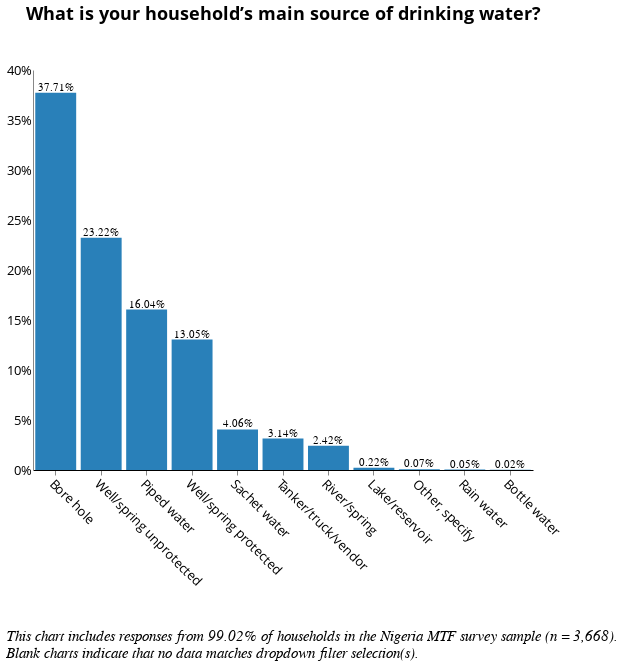

Here is the notebook cell this chart was saved with:
### Code cell
# Main source of drinking water

# Data source
alt.data_transformers.disable_max_rows()
source = finance[finance[['b14']].notnull().all(1)] # Change your variables here

col1 = source['elc_aggr_tier'] != 'NaN'
col2 = source['b14'] != 'NaN' # Change variables here

source = source[conjunction(col1,col2)]
df = source[['hh_id','elc_aggr_tier', 'locality', 'b14', 'c2', 'b15', 'c182']] # Change variables here

# Draw the chart 
chart = alt.Chart(df).transform_joinaggregate(
    total = 'count(*)'
).transform_calculate(
    pct = '1 / datum.total'
).encode(
    x = alt.X('b14', # Change variable
              sort=alt.EncodingSortField(field="b14", # Change variable 
                                         op="count", 
                                         order='descending'),
              axis = alt.Axis(title = " ")),
    y = alt.Y('sum(pct):Q', axis = alt.Axis(title = '', format = '%')),
    tooltip = 'b14' # Change variable
).properties(
    height = 400,
    width = 500
)

# National Grid Connection Filter
connection = [None, 'Yes', 'No']
connection_labels = ['All Responses', 'Yes', 'No']
connection_dropdown=alt.binding_select(options=connection, 
                                 labels = connection_labels, 
                                 name = "Is the household connected to the national grid?  ")
connection_select=alt.selection_single(fields=['c2'],
                                bind=connection_dropdown)


# Primary Source of Electricity
elec_source = [None, 'Dry-cell battery', 'National Grid Connection', 'No electricity', 'Electric generator',
              'Other, specify', 'Solar Multi-Light Product', 'Solar Home System', 'Solar Lantern',
               'Local Mini Grid connection', 'Rechargeable Battery']
elec_source_labels = ['All Responses', 'Dry-cell battery', 'National Grid Connection', 'No electricity',
                     'Electric generator', 'Other', 'Solar Multi-Light Product', 'Solar Home System', 'Solar Lantern',
                     'Local Mini Grid Connection', 'Rechargeable Battery']
elec_source_dropdown=alt.binding_select(options=elec_source, 
                                 labels = elec_source_labels, 
                                 name = "Primary source of electricity  ")
elec_source_select=alt.selection_single(fields=['c182'],
                                bind=elec_source_dropdown)

# Is your drinking water chemically treated?
chemically_treated = [None, 'Yes', 'No', 'Do not know']
chemically_treated_labels = ['All Responses', 'Yes', 'No', 'Do not know']
chemically_treated_dropdown=alt.binding_select(options=chemically_treated, 
                                 labels = chemically_treated_labels, 
                                 name = "Is your drinking water treated (chemical treatment)?  ")
chemically_treated_select=alt.selection_single(fields=['b15'],
                                bind=chemically_treated_dropdown)

# Locality Filter
locality_options = [None, 0, 1]
locality_labels = ['National', 'Urban', 'Rural']

locality_dropdown=alt.binding_select(
    options= locality_options, 
    labels = locality_labels, 
    name = "Locality Breakdown  ")
locality_select=alt.selection_single(
    fields=['locality'],
    bind=locality_dropdown)

# Tier Filter
tiers = [None, 'Tier 0', 'Tier 1', 'Tier 2', 'Tier 3', 'Tier 4', 'Tier 5']
tier_labels = ['All Tiers', 'Tier 0', 'Tier 1', 'Tier 2', 'Tier 3', 'Tier 4', 'Tier 5']
tier_dropdown=alt.binding_select(options=tiers, 
                                 labels = tier_labels, 
                                 name = "Electricity Tiers  ")
tier_select=alt.selection_single(fields=['elc_aggr_tier'],
                                bind=tier_dropdown)

# Percentage of responses shown in the chart
pct = round(len(pd.unique(df[df[['b14']].notnull().all(1)]['hh_id'])) /
            3668 * 100, 2)

# Final Chart with bells and whistles
final = (chart.mark_bar(color = '#2980B9') + chart.mark_text( # This blue is from the AIP site.
    align = 'center', 
    baseline='bottom'
).encode(
    text = alt.Text('sum(pct):Q', 
                    format = '.2%'))
).add_selection(
    elec_source_select
).transform_filter(
    elec_source_select 
).add_selection(
    connection_select
).transform_filter(
    connection_select 
).add_selection(
    locality_select
).transform_filter(
    locality_select
).add_selection(
    tier_select
).transform_filter(
    tier_select 
).add_selection(
    chemically_treated_select
).transform_filter(
    chemically_treated_select 
).properties(
    title={
      "text": ["What is your household’s main source of drinking water?"], 
      "color": "black",
      "subtitleColor": "black",
        "offset": 40
    }
)

final = alt.concat(final,
    title=alt.TitleParams(
        ['', '',  
         'This chart includes responses from {}% of households in the Nigeria MTF survey sample (n = 3,668).'.format(
             pct),
         'Blank charts indicate that no data matches dropdown filter selection(s).'],
        baseline='bottom',
        orient='bottom',
        anchor='start',
        font = 'Times New Roman',
        fontWeight='normal',
        fontStyle = "italic",
        fontSize=15)
).configure_axisX(
    labelAngle = 45
)

final

### Figure 1 — Vega-Lite specification as saved in the notebook (floating-point values rounded to 4 significant figures; data arrays with more than 128 entries replaced by an {"elided": "..."} marker saying what was removed)
{"width": 800, "height": 400, "config": {"title": {"fontSize": 18, "font": "Open Sans", "anchor": "center", "fontColor": "#000000"}, "axisX": {"domain": true, "domainColor": "#000000", "grid": false, "labelFont": "Open Sans", "labelFontSize": 13, "titleFont": "Open Sans", "titleFontSize": 13, "titleFontWeight": "normal", "title": "X Axis Title (units)", "labelAngle": 45}, "axisY": {"domain": true, "grid": false, "gridColor": "#DEDDDD", "gridWidth": 1, "labelFont": "Open Sans", "labelFontSize": 13, "labelAngle": 0, "ticks": false, "titleFont": "Open Sans", "titleFontSize": 13, "titleFontWeight": "normal", "titlePadding": 10, "title": "Y Axis Title (units)"}, "range": {"category": ["#2980B9", "#003366", "#FFAE19", "#FF4500", "#438B28", "#45B39D", "#99ADC1", "#212F3C"]}, "legend": {"labelFont": "Open Sans", "labelFontSize": 13, "symbolType": "square", "symbolSize": 100, "titleFont": "Open Sans", "titleFontSize": 13, "titleFontWeight": "normal", "title": "Legend", "orient": "right", "offset": 0, "labelLimit": 0}, "tooltip": {"font": "Open Sans"}, "view": {"stroke": "transparent", "text": {"font": "Open Sans", "color": ["#2980B9", "#003366", "#FFAE19", "#FF4500", "#438B28", "#45B39D", "#99ADC1", "#212F3C"], "fontSize": 13, "align": "right", "fontWeight": 400, "size": 13}, "bar": {"size": 40, "binSpacing": 1, "continuousBandSize": 30, "discreteBandSize": 30, "fill": ["#2980B9", "#003366", "#FFAE19", "#FF4500", "#438B28", "#45B39D", "#99ADC1", "#212F3C"], "stroke": false}}}, "concat": [{"layer": [{"mark": {"type": "bar", "color": "#2980B9"}, "encoding": {"tooltip": {"field": "b14", "type": "nominal"}, "x": {"axis": {"title": " "}, "field": "b14", "sort": {"field": "b14", "op": "count", "order": "descending"}, "type": "nominal"}, "y": {"aggregate": "sum", "axis": {"format": "%", "title": ""}, "field": "pct", "type": "quantitative"}}, "height": 400, "selection": {"selector048": {"type": "single", "fields": ["c182"], "bind": {"input": "select", "options": [null, "Dry-cell battery", "National Grid Connection", "No electricity", "Electric generator", "Other, specify", "Solar Multi-Light Product", "Solar Home System", "Solar Lantern", "Local Mini Grid connection", "Rechargeable Battery"], "labels": ["All Responses", "Dry-cell battery", "National Grid Connection", "No electricity", "Electric generator", "Other", "Solar Multi-Light Product", "Solar Home System", "Solar Lantern", "Local Mini Grid Connection", "Rechargeable Battery"], "name": "Primary source of electricity  "}}, "selector047": {"type": "single", "fields": ["c2"], "bind": {"input": "select", "options": [null, "Yes", "No"], "labels": ["All Responses", "Yes", "No"], "name": "Is the household connected to the national grid?  "}}, "selector050": {"type": "single", "fields": ["locality"], "bind": {"input": "select", "options": [null, 0, 1], "labels": ["National", "Urban", "Rural"], "name": "Locality Breakdown  "}}, "selector051": {"type": "single", "fields": ["elc_aggr_tier"], "bind": {"input": "select", "options": [null, "Tier 0", "Tier 1", "Tier 2", "Tier 3", "Tier 4", "Tier 5"], "labels": ["All Tiers", "Tier 0", "Tier 1", "Tier 2", "Tier 3", "Tier 4", "Tier 5"], "name": "Electricity Tiers  "}}, "selector049": {"type": "single", "fields": ["b15"], "bind": {"input": "select", "options": [null, "Yes", "No", "Do not know"], "labels": ["All Responses", "Yes", "No", "Do not know"], "name": "Is your drinking water treated (chemical treatment)?  "}}}, "transform": [{"joinaggregate": [{"op": "count", "field": "*", "as": "total"}]}, {"calculate": "1 / datum.total", "as": "pct"}], "width": 500}, {"mark": {"type": "text", "align": "center", "baseline": "bottom"}, "encoding": {"text": {"aggregate": "sum", "field": "pct", "format": ".2%", "type": "quantitative"}, "tooltip": {"field": "b14", "type": "nominal"}, "x": {"axis": {"title": " "}, "field": "b14", "sort": {"field": "b14", "op": "count", "order": "descending"}, "type": "nominal"}, "y": {"aggregate": "sum", "axis": {"format": "%", "title": ""}, "field": "pct", "type": "quantitative"}}, "height": 400, "transform": [{"joinaggregate": [{"op": "count", "field": "*", "as": "total"}]}, {"calculate": "1 / datum.total", "as": "pct"}], "width": 500}], "title": {"text": ["What is your household’s main source of drinking water?"], "color": "black", "subtitleColor": "black", "offset": 40}, "transform": [{"filter": {"selection": "selector048"}}, {"filter": {"selection": "selector047"}}, {"filter": {"selection": "selector050"}}, {"filter": {"selection": "selector051"}}, {"filter": {"selection": "selector049"}}]}], "data": {"name": "data-1d5eab82382e2073e11aea88559b1104"}, "title": {"text": ["", "", "This chart includes responses from 99.02% of households in the Nigeria MTF survey sample (n = 3,668).", "Blank charts indicate that no data matches dropdown filter selection(s)."], "anchor": "start", "baseline": "bottom", "font": "Times New Roman", "fontSize": 15, "fontStyle": "italic", "fontWeight": "normal", "orient": "bottom"}, "$schema": "https://vega.github.io/schema/vega-lite/v4.17.0.json", "datasets": {"data-1d5eab82382e2073e11aea88559b1104": {"elided": "4139 records"}}}
